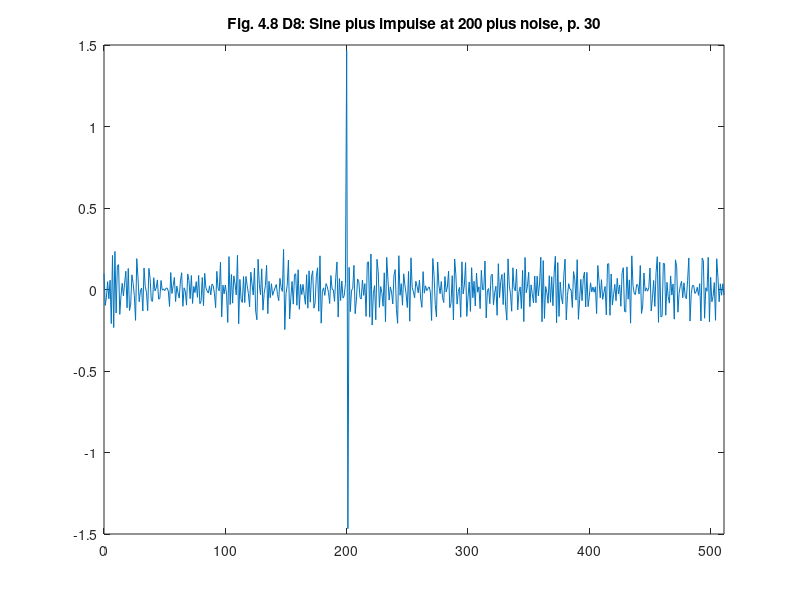

Recreate this plot in MATLAB.
%% ========================================================================
%% Programmatic octave notes on "Ripples in Mathematics" by A. Jensen
%% and A. la Cour-Harbo written with a deep gratitude to the authors for
%% this wonderful text.
%% 
%% Reconstruction of Fig. 4.8, D8, on p. 30, Ch 04.
%%
%% Author: Vladimir Kulyukin
%% 
%% NB: I have tested this code in Octave 4.
%%
%% The numbers below were computed by my Java OneDHaar class methods
%% available at https://github.com/VKEDCO/java/blob/master/haar/org.vkedco.wavelets.haar/OneDHaar.java &
%% https://github.com/VKEDCO/java/blob/master/haar/org.vkedco.wavelets.tests/RipplesInMathCh04.java
%% =========================================================================
t = [0:511];

y_fig_4_8_s06_d06_d07_d8_p30_inverted = [
0.09752880590825411
-0.09752880590825411
-0.04814916270692597
0.04814916270692597
-0.05701575090482639
0.05701575090482639
-0.20916308390034022
0.20916308390034022
-0.23338830579871167
0.23338830579871167
-0.14401970825279042
0.14401970825279042
0.15263226399113236
-0.15263226399113236
-0.03805920882712649
0.03805920882712649
-0.03958469872981252
0.03958469872981252
0.11216399138917277
-0.11216399138917277
0.1290001397926081
-0.1290001397926081
-0.08991998589702378
0.08991998589702378
0.037791215541385925
-0.037791215541385925
-0.18949721416049545
0.18949721416049545
0.07497677819582171
-0.07497677819582171
-0.009290252739349358
0.009290252739349358
-0.13204406194211238
0.13204406194211238
0.017166261743862044
-0.017166261743862044
-0.1297069913554577
0.1297069913554577
0.06784359264102824
-0.06784359264102824
-0.07254736163824504
0.07254736163824504
-0.008436565849630151
0.008436565849630151
0.05880347383756556
-0.05880347383756556
-0.0552134427407841
0.0552134427407841
-0.0038874642813732092
0.0038874642813732092
-0.007252634910156818
0.007252634910156818
0.008986861708275562
-0.008986861708275562
-0.10417934039693805
0.10417934039693805
-0.024546703753894117
0.024546703753894117
0.07349113401620189
-0.07349113401620189
0.02110179384131683
-0.02110179384131683
-0.052719347951907025
0.052719347951907025
0.10295181036575363
-0.10295181036575363
0.010472600562925094
-0.010472600562925094
-0.0955641315415302
0.0955641315415302
0.056457124746000065
-0.056457124746000065
0.08562877490901866
-0.08562877490901866
0.019005237582970236
-0.019005237582970236
0.04808511281184957
-0.04808511281184957
0.08676443906773168
-0.08676443906773168
-0.07361758023640774
0.07361758023640774
-0.09924750627731539
0.09924750627731539
0.008701315885589922
-0.008701315885589922
-0.022389153183531074
0.022389153183531074
-0.0334912561499251
0.0334912561499251
0.022863003342548538
-0.022863003342548538
-0.1113555060559589
0.1113555060559589
0.007408124363609492
-0.007408124363609492
0.16784563299786415
-0.16784563299786415
0.026963989315828663
-0.026963989315828663
0.027978027536579575
-0.027978027536579575
-0.20184185920571418
0.20184185920571418
-0.09202176216765173
0.09202176216765173
-0.08354968090908077
0.08354968090908077
0.03374363294720367
-0.03374363294720367
0.21005365808894855
-0.21005365808894855
0.061942940725757734
-0.061942940725757734
-0.07949352619914724
0.07949352619914724
-0.08004632819208565
0.08004632819208565
0.024530884024054816
-0.024530884024054816
-0.106132583807106
0.106132583807106
0.033298926201627665
-0.033298926201627665
0.13173827139778704
-0.13173827139778704
-0.18578897015666979
0.18578897015666979
0.031984077300964545
-0.031984077300964545
0.12677632778709746
-0.12677632778709746
-0.0229155042742504
0.0229155042742504
0.148168437015001
-0.148168437015001
0.05045439446056981
-0.05045439446056981
0.03551490247470415
-0.03551490247470415
-0.010394792493584826
0.010394792493584826
0.030962656832630966
-0.030962656832630966
-0.06855838355789318
0.06855838355789318
0.012046562697100027
-0.012046562697100027
0.24577492549037241
-0.24577492549037241
-0.026128021661109557
0.026128021661109557
0.1808692113553742
-0.1808692113553742
-0.048892746997457354
0.048892746997457354
-0.0899296378215218
0.0899296378215218
0.09676590444596506
-0.09676590444596506
0.12130279677548972
-0.12130279677548972
0.031242963573899326
-0.031242963573899326
0.031452966120689124
-0.031452966120689124
-0.09094583411936573
0.09094583411936573
-0.11460720441136796
0.11460720441136796
-0.07778891687784459
0.07778891687784459
0.11463121712055976
-0.11463121712055976
-0.08185024644121791
0.08185024644121791
0.1333156337987635
-0.1333156337987635
0.20661453506824318
-0.20661453506824318
-0.010459896612809216
0.010459896612809216
-0.03611640801071753
0.03611640801071753
0.017650994505764517
-0.017650994505764517
-0.08579359935443798
0.08579359935443798
0.0024754797499952907
-0.0024754797499952907
-0.07269151898501414
0.07269151898501414
0.16913260880286263
-0.16913260880286263
0.06730254911895162
-0.06730254911895162
0.05232081415929568
-0.05232081415929568
-0.0376701330794077
0.0376701330794077
1.4671031028429689
-1.4671031028429689
0.13573996525490595
-0.13573996525490595
-0.004695893482652647
0.004695893482652647
0.14860108958843066
-0.14860108958843066
-0.0646382613207625
0.0646382613207625
0.04981837230166225
-0.04981837230166225
-0.058277567662653545
0.058277567662653545
-0.03587918927867348
0.03587918927867348
-0.16491158319895552
0.16491158319895552
0.16966281194440166
-0.16966281194440166
0.2180718789486607
-0.2180718789486607
-0.024029857127657483
0.024029857127657483
-0.1854610052683032
0.1854610052683032
0.10944475910320256
-0.10944475910320256
0.018020497455477347
-0.018020497455477347
-0.10237281896602808
0.10237281896602808
-0.19730803656199575
0.19730803656199575
0.06489949163170966
-0.06489949163170966
0.015661770089098387
-0.015661770089098387
-0.08870341921457589
0.08870341921457589
0.12203879185164482
-0.12203879185164482
-0.2074227481280997
0.2074227481280997
-0.03551357385918008
0.03551357385918008
-0.09630828017587047
0.09630828017587047
0.02670386228287173
-0.02670386228287173
-0.11073418232819403
0.11073418232819403
-0.19449008048353061
0.19449008048353061
0.013707099327554095
-0.013707099327554095
-0.05106097539266995
0.05106097539266995
0.020022099049439274
-0.020022099049439274
0.05799347845601166
-0.05799347845601166
-0.10958150303445358
0.10958150303445358
-0.022569648456003844
0.022569648456003844
-0.006749702316791478
0.006749702316791478
0.016195913850045318
-0.016195913850045318
-0.19015150311402154
0.19015150311402154
0.09085456680976754
-0.09085456680976754
-0.16873589615224927
0.16873589615224927
0.025594062135535885
-0.025594062135535885
0.048934776164295805
-0.048934776164295805
-0.07987728171595954
0.07987728171595954
-0.015229438567468443
0.015229438567468443
0.11200906761234584
-0.11200906761234584
-0.08486114191065675
0.08486114191065675
-0.18725147392964522
0.18725147392964522
0.08971292184463707
-0.08971292184463707
-0.012923833291320297
0.012923833291320297
-0.16986746805429964
0.16986746805429964
-0.027221045555420594
0.027221045555420594
0.16491010954230023
-0.16491010954230023
-0.04650467191303298
0.04650467191303298
-0.13400040557196796
0.13400040557196796
-0.050275736141197014
0.050275736141197014
-0.10106993365746597
0.10106993365746597
-0.016499753327589795
0.016499753327589795
-0.11760976788731979
0.11760976788731979
-7.474233697013499E-5
7.474233697013499E-5
0.17463449601772107
-0.17463449601772107
-0.006017046859551067
0.006017046859551067
-0.08693453971322129
0.08693453971322129
0.0937947228859658
-0.0937947228859658
-0.02016765094581352
0.02016765094581352
-0.15828836614721742
0.15828836614721742
-0.049731023221466275
0.049731023221466275
0.0923707986043225
-0.0923707986043225
0.1024794261230032
-0.1024794261230032
-0.18792119195334764
0.18792119195334764
0.025363875144429504
-0.025363875144429504
-0.13338052604861883
0.13338052604861883
0.008861481282471106
-0.008861481282471106
0.12481743376138199
-0.12481743376138199
-0.015828515978324242
0.015828515978324242
-0.11707648277522176
0.11707648277522176
-0.19680181257140977
0.19680181257140977
-0.019877872015020448
0.019877872015020448
0.10544976610714196
-0.10544976610714196
0.028195394926922135
-0.028195394926922135
-0.08289471282714478
0.08289471282714478
-0.08138697899555047
0.08138697899555047
-0.039051382381781186
0.039051382381781186
0.1980513725856288
-0.1980513725856288
0.177352385807882
-0.177352385807882
0.01857948617908789
-0.01857948617908789
-0.0845205406056106
0.0845205406056106
-0.07851574320752427
0.07851574320752427
-0.09964629425104166
0.09964629425104166
0.20394124885574427
-0.20394124885574427
0.1654364838603474
-0.1654364838603474
0.04547217108138032
-0.04547217108138032
-0.0881708209760862
0.0881708209760862
0.18636418303520896
-0.18636418303520896
-0.03579297775629295
0.03579297775629295
0.0029607811512398566
-0.0029607811512398566
-0.10992661008226463
0.10992661008226463
0.06496828548217037
-0.06496828548217037
0.18290837284524583
-0.18290837284524583
-0.06234365223378749
0.06234365223378749
-0.06873026463610515
0.06873026463610515
0.1070652513212516
-0.1070652513212516
0.10488865665856521
-0.10488865665856521
-0.04093279949210854
0.04093279949210854
-0.014712722060748862
0.014712722060748862
-0.016636869330798776
0.016636869330798776
-0.14757092711608036
0.14757092711608036
0.05123095384241069
-0.05123095384241069
0.060397837543595394
-0.060397837543595394
-0.018924449832933316
0.018924449832933316
-0.15591484148198245
0.15591484148198245
0.15856512292688987
-0.15856512292688987
0.0953507790748245
-0.0953507790748245
-0.03162693424321328
0.03162693424321328
-0.06889546638555022
0.06889546638555022
-0.027721393303248017
0.027721393303248017
-0.10275692757658428
0.10275692757658428
0.13361417895648806
-0.13361417895648806
-0.13864133130116954
0.13864133130116954
-0.05921841002057487
0.05921841002057487
-0.2063777860137046
0.2063777860137046
0.02279355743495956
-0.02279355743495956
-0.030773654632627934
0.030773654632627934
0.027531542757658678
-0.027531542757658678
0.14725959039793235
-0.14725959039793235
-0.10135485590046027
0.10135485590046027
-0.010133696733812148
0.010133696733812148
-0.010247195219092953
0.010247195219092953
0.13203185310316568
-0.13203185310316568
-0.05516228965081982
0.05516228965081982
-0.10368321650730615
0.10368321650730615
0.2014674855611639
-0.2014674855611639
0.168348008807726
-0.168348008807726
-0.1612995934307047
0.1612995934307047
0.15785955549550618
-0.15785955549550618
0.044275214836714816
-0.044275214836714816
-0.08344023926484806
0.08344023926484806
-0.03408380922566462
0.03408380922566462
-0.18191396809083682
0.18191396809083682
0.13931942504720457
-0.13931942504720457
-0.02320711491009197
0.02320711491009197
0.050620422553874604
-0.050620422553874604
0.04110320713030652
-0.04110320713030652
-0.05612211571209222
0.05612211571209222
0.19363706413216752
-0.19363706413216752
-0.025657411743881364
0.025657411743881364
0.024316890419890852
-0.024316890419890852
-0.01398510908063047
0.01398510908063047
-0.03586799231908594
0.03586799231908594
-0.19277145843494994
0.19277145843494994
0.1762300861463233
-0.1762300861463233
0.010733018476724254
-0.010733018476724254
0.19748737019844123
-0.19748737019844123
0.07498101815236671
-0.07498101815236671
-0.04230615062058536
0.04230615062058536
-0.1889382073567016
0.1889382073567016
0.07497407361250774
-0.07497407361250774
0.034955942336224316
-0.034955942336224316
0.03504847444687792
-0.03504847444687792
];

figure;
plot(t, y_fig_4_8_s06_d06_d07_d8_p30_inverted);
xlim([0 511]);
title('Fig. 4.8 D8: Sine plus impulse at 200 plus noise, p. 30');


